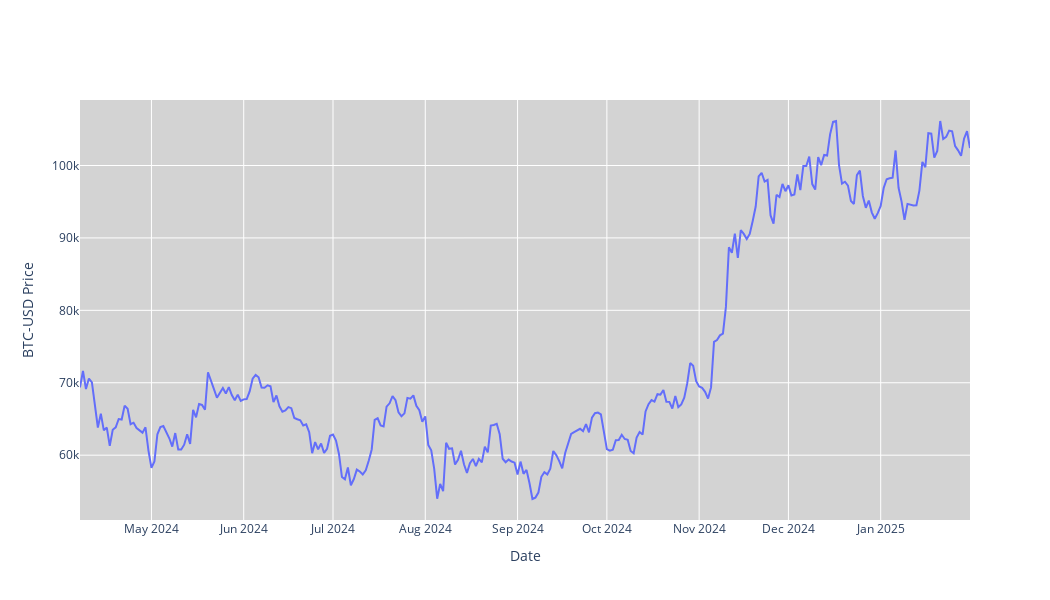

The code cell stored with this chart in its notebook:
### Code cell
#Price chart
fig = go.Figure(data=[go.Scatter(x=stock_data.index, y=stock_data['Adj Close'], mode='lines', name='Adj Close')])
fig.update_layout(
    xaxis_rangeslider_visible=False,
    yaxis_title=f'{ticker} Price',
    xaxis_title='Date',
    plot_bgcolor='lightgrey',
    width=1050,
    height=600
)
fig.show()
fig.write_image('./images/Price.png')

### Figure 1 — Plotly figure (JSON) as saved in the notebook; plotly's stock layout.template omitted (floating-point values rounded to 4 significant figures; data arrays with more than 128 entries replaced by an {"elided": "..."} marker saying what was removed)
{"data": [{"mode": "lines", "name": "Adj Close", "type": "scatter", "x": {"elided": "300 str values"}, "y": {"elided": "300 float values"}}], "layout": {"height": 600, "plot_bgcolor": "lightgrey", "width": 1050, "xaxis": {"rangeslider": {"visible": false}, "title": {"text": "Date"}}, "yaxis": {"title": {"text": "BTC-USD Price"}}}}
